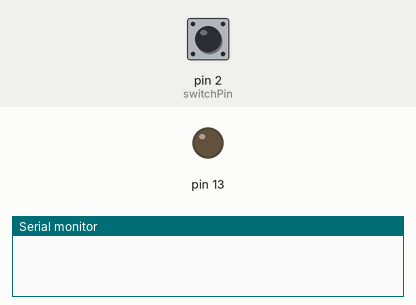
Simulated run of this sketch. Board: Arduino Uno, built with avr-gcc and run on an emulated ATmega328P. Shown: output pins drawn as LEDs (lit = HIGH), the last lines printed to the serial monitor. Dashed ring = blinking. The inputs (shaded band) are chosen by the test bench; at power-on: pin 2 (switchPin) LOW.

Above: at 1.2 s.
1.3 s: pin 2 (switchPin) pulled HIGH for 0.15 s
At 1.85 s:
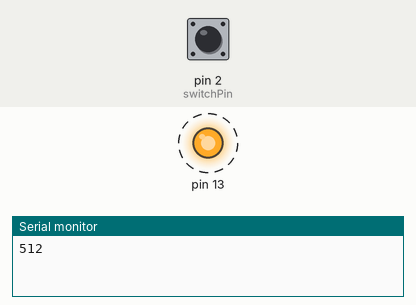
Timing chart, 0 to 10.3 s (numbered marks = the images above; inputs shaded):
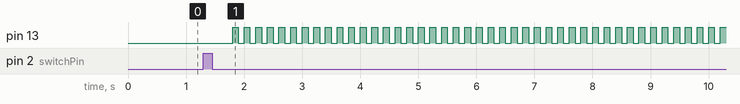

The sketch:

code.ino
```cpp
const int switchPin = 2;
int sensorPin = A0;
int sensorValue = 0;
void setup()
{
  Serial.begin(9600);
  pinMode(13, OUTPUT);
  pinMode(2,INPUT);
  pinMode(A0,INPUT);
}

void loop()
{
  int reading = digitalRead(switchPin);
  if(reading==HIGH){
  sensorValue = analogRead(sensorPin);
    Serial.println(sensorValue);
  delay(500);
  while(1){
  if(sensorValue<=340){
  digitalWrite(13, HIGH);
    delay(500);
  digitalWrite(13,LOW);
    delay(500);
  }
    else{
  digitalWrite(13, HIGH);
  delay(100);
  digitalWrite(13,LOW);
  delay(100);
    }
   }
  }
}
```

Measured:
- after the input at 1.3 s, pin 13: alternates HIGH for 0.10 s and LOW for 0.10 s, starting after 0.50 s
